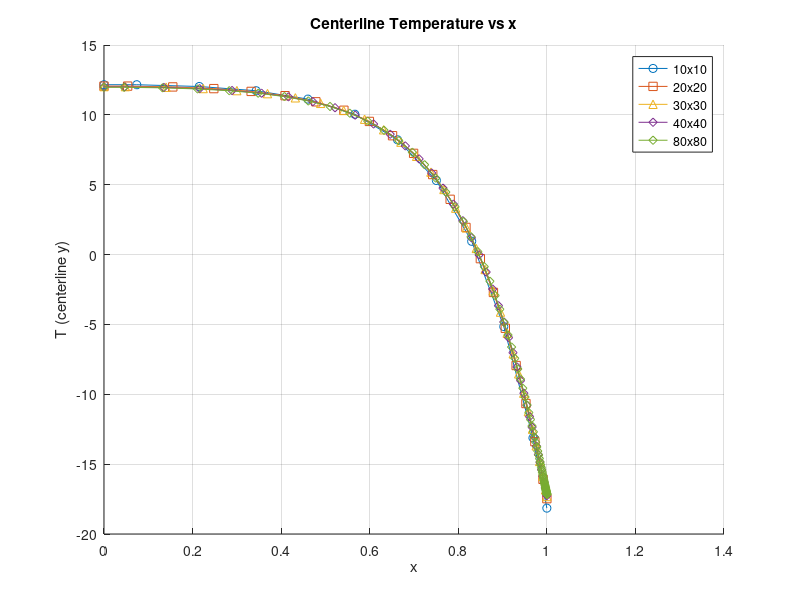
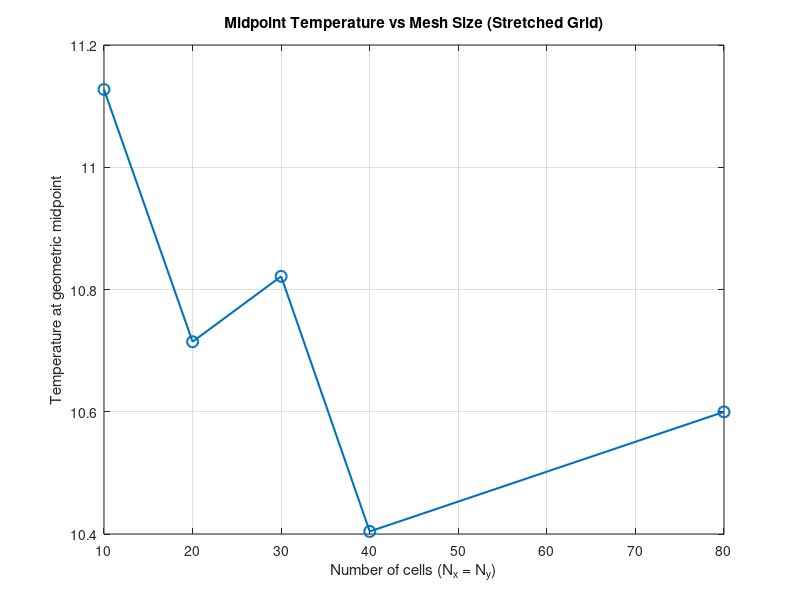
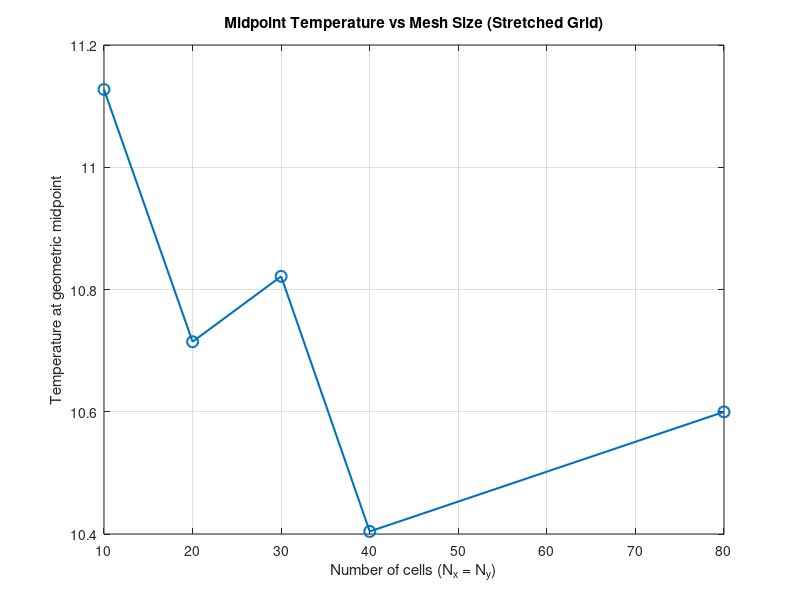

These figures' MATLAB source, in order:
% I have used AI for repetitive coding here

% Load 10x10
D10 = load("T_ 10 X 10.mat");
T10  = D10.T;
Xn10 = D10.X_n;
Yn10 = D10.Y_n;
qx10 = D10.qx;
qy10 = D10.qy;

% Load 20x20
D20 = load("T_ 20 X 20.mat");
T20  = D20.T;
Xn20 = D20.X_n;
Yn20 = D20.Y_n;
qx20 = D20.qx;
qy20 = D20.qy;

% Load 30x30
D30 = load("T_ 30 X 30.mat");
T30  = D30.T;
Xn30 = D30.X_n;
Yn30 = D30.Y_n;
qx30 = D30.qx;
qy30 = D30.qy;

% Load 40x40
D40 = load("T_ 40 X 40.mat");
T40  = D40.T;
Xn40 = D40.X_n;
Yn40 = D40.Y_n;
qx40 = D40.qx;
qy40 = D40.qy;

% Load 80x80
D80 = load("T_ 80 X 80.mat");
T80  = D80.T;
Xn80 = D80.X_n;
Yn80 = D80.Y_n;
qx80 = D80.qx;
qy80 = D80.qy;


% Load all variables
data10 = load("T_ 10 X 10.mat"); 
T10 = data10.T; Xn10 = data10.X_n; Yn10 = data10.Y_n;

data20 = load("T_ 20 X 20.mat"); 
T20 = data20.T; Xn20 = data20.X_n; Yn20 = data20.Y_n;

data30 = load("T_ 30 X 30.mat"); 
T30 = data30.T; Xn30 = data30.X_n; Yn30 = data30.Y_n;

data40 = load("T_ 40 X 40.mat"); 
T40 = data40.T; Xn40 = data40.X_n; Yn40 = data40.Y_n;

data80 = load("T_ 80 X 80.mat"); 
T80 = data80.T; Xn80 = data80.X_n; Yn80 = data80.Y_n;
% Plot all centerlines
figure; hold on;

Ny10 = length(Yn10);
plot(Xn10, T10(:, round(Ny10/2)), '-o', 'DisplayName','10x10');

Ny20 = length(Yn20);
plot(Xn20, T20(:, round(Ny20/2)), '-s', 'DisplayName','20x20');

Ny30 = length(Yn30);
plot(Xn30, T30(:, round(Ny30/2)), '-^', 'DisplayName','30x30');

Ny40 = length(Yn40);
plot(Xn40, T40(:, round(Ny40/2)), '-d', 'DisplayName','40x40');

Ny80 = length(Yn80);
plot(Xn80, T80(:, round(Ny80/2)), '-d', 'DisplayName','80x80');

xlabel('x');
ylabel('T (centerline y)');
title('Centerline Temperature vs x');
legend show;
grid on;

% Domain midpoints (adjust if L,H are not 1.0)
x_mid = max(Xn10)/2;
y_mid = max(Yn10)/2;

% --- For 10x10 mesh ---
[~, ix10] = min(abs(Xn10 - x_mid));
[~, iy10] = min(abs(Yn10 - y_mid));
Tc10 = T10(ix10, iy10);

% --- For 20x20 mesh ---
x_mid = max(Xn20)/2;  % (ensure consistent domain size)
y_mid = max(Yn20)/2;
[~, ix20] = min(abs(Xn20 - x_mid));
[~, iy20] = min(abs(Yn20 - y_mid));
Tc20 = T20(ix20, iy20);

% --- For 30x30 mesh ---
x_mid = max(Xn30)/2;
y_mid = max(Yn30)/2;
[~, ix30] = min(abs(Xn30 - x_mid));
[~, iy30] = min(abs(Yn30 - y_mid));
Tc30 = T30(ix30, iy30);

% --- For 40x40 mesh ---
x_mid = max(Xn40)/2;
y_mid = max(Yn40)/2;
[~, ix40] = min(abs(Xn40 - x_mid));
[~, iy40] = min(abs(Yn40 - y_mid));
Tc40 = T40(ix40, iy40);

% --- For 80x80 mesh ---
x_mid = max(Xn80)/2;
y_mid = max(Yn80)/2;
[~, ix80] = min(abs(Xn80 - x_mid));
[~, iy80] = min(abs(Yn80 - y_mid));
Tc80 = T80(ix80, iy80);

% Collect results including 80x80
mesh_sizes = [10 20 30 40 80];
Tmid = [Tc10 Tc20 Tc30 Tc40 Tc80];

% Plot
figure;
plot(mesh_sizes, Tmid, '-o','LineWidth',1.5,'MarkerSize',8);
xlabel('Number of cells (N_x = N_y)');
ylabel('Temperature at geometric midpoint');
title('Midpoint Temperature vs Mesh Size (Stretched Grid)');
grid on;


% Plot
figure;
plot(mesh_sizes, Tmid, '-o','LineWidth',1.5,'MarkerSize',8);
xlabel('Number of cells (N_x = N_y)');
ylabel('Temperature at geometric midpoint');
title('Midpoint Temperature vs Mesh Size (Stretched Grid)');
grid on;




